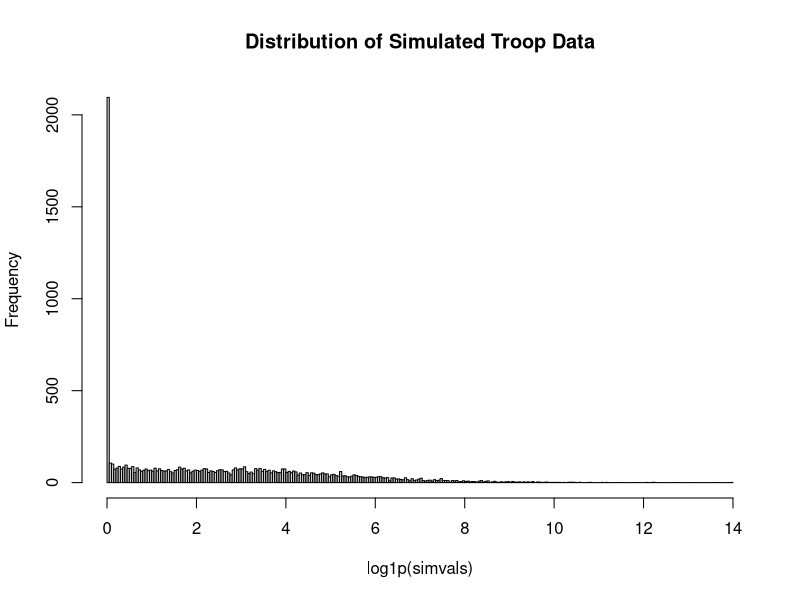

Recreate this plot in R.
## ---- chunk 1
library(ggplot2)
library(stats)
knitr::opts_chunk$set(fig.width = 6, fig.align = "center", 
                      fig.retina = 3, out.width = "75%", collapse = TRUE)

## ---- chunk 2

# Simulation . Values reflect what we see in our data.
sims <- 1e4
muval = 2.8
sdval = 2.54
pival = 0.2


simvals <- rep(NA, sims)
simvals[c(1:2000)] <- rep(0, sims*0.2)
simvals[c(2001:10000)] <- rlnorm(sims*0.8, meanlog = muval, sdlog = sdval)


hist(log1p(simvals), breaks = 200, main = "Distribution of Simulated Troop Data")



## ---- chunk 3

dhlnorm <- function(x, meanlog, sdlog, pval) {
  
    if (x > 0) {
    
    value <- dlnorm(x, meanlog = meanlog, sdlog = sdlog, log = FALSE) * (1-pval)
    
    return(value)
    
  } else {
    
    value <- pval
    
    return(value)
  }
  }


prob <- dhlnorm(3, meanlog = muval, sdlog = sdval, pval = 0.2)

print(prob)
